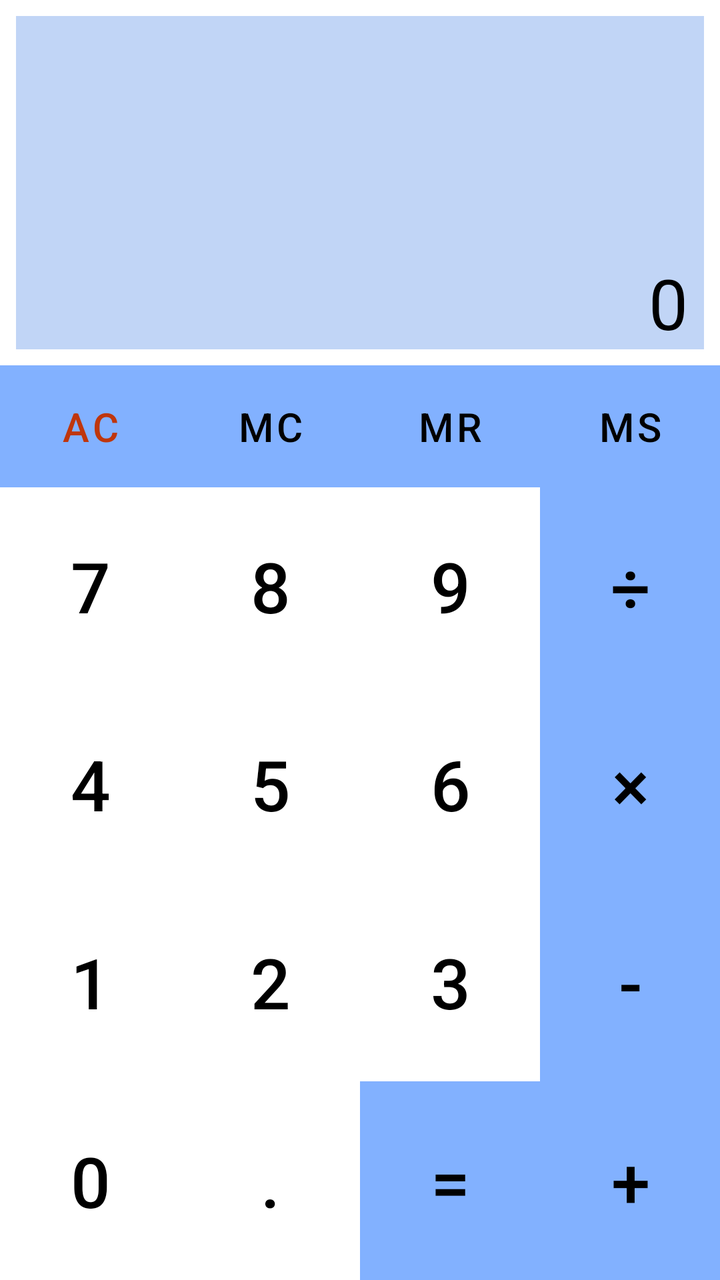
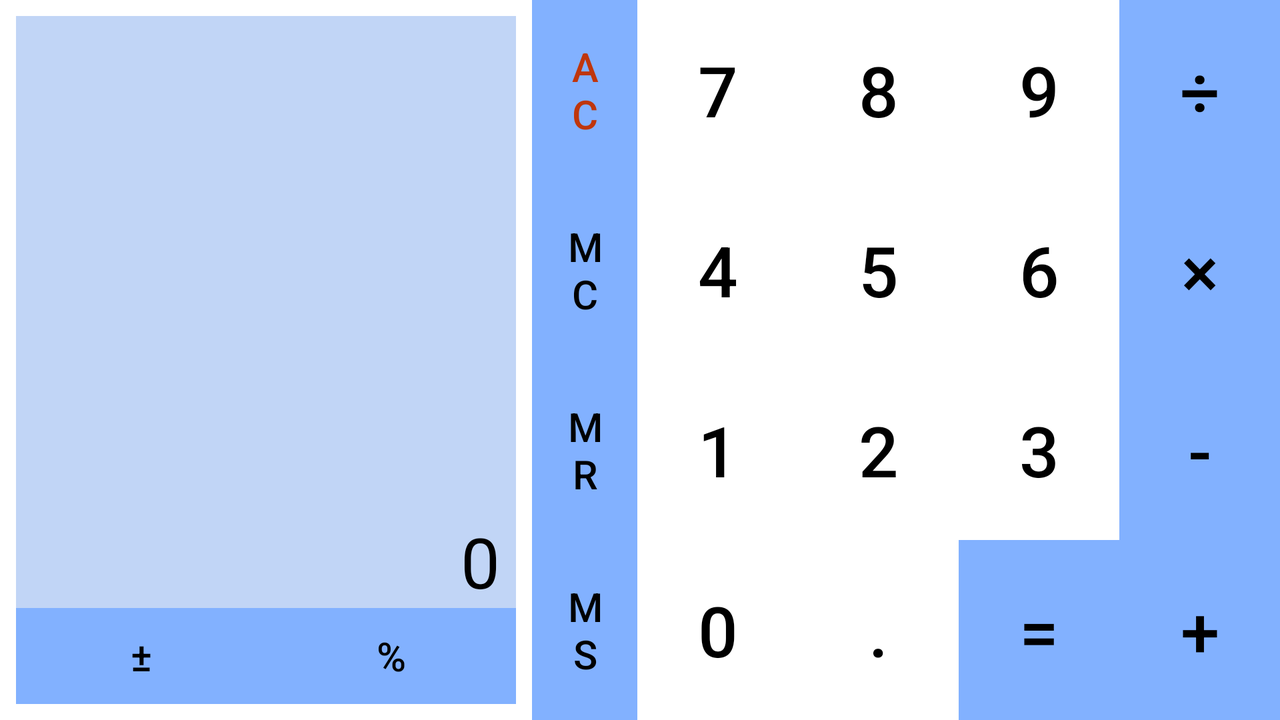

One screen, two layout resources from the same app: the default and the repository's alternative for another configuration. Each is rendered where Android would select it; the XML of both is given below.
<!-- AndroidManifest.xml: application theme Theme.Calc -->
<!-- res/layout/activity_main.xml -->
<?xml version="1.0" encoding="utf-8"?>
<TableLayout xmlns:android="http://schemas.android.com/apk/res/android"
    xmlns:app="http://schemas.android.com/apk/res-auto"
    xmlns:tools="http://schemas.android.com/tools"
    android:layout_width="match_parent"
    android:layout_height="match_parent"
    android:stretchColumns="*"
    tools:context=".MainActivity">

    <TableRow>

        <TableLayout
            android:layout_width="match_parent"
            android:layout_height="wrap_content"
            android:layout_margin="@dimen/standard_margin_padding"
            android:layout_span="4"
            android:background="@color/screen_color">

            <TableRow>

                <com.google.android.material.textview.MaterialTextView
                    android:id="@+id/text_field_memory"
                    android:layout_height="match_parent"
                    android:gravity="top"
                    android:textColor="@color/black"
                    android:textSize="@dimen/text_size_memory" />

                <com.google.android.material.textview.MaterialTextView
                    android:id="@+id/text_field_history"
                    android:layout_height="@dimen/screen_height_portrait"
                    android:layout_weight="1"
                    android:gravity="bottom|end"
                    android:paddingStart="@dimen/standard_margin_padding"
                    android:paddingEnd="@dimen/standard_margin_padding"
                    android:textColor="@color/black"
                    android:textSize="@dimen/text_size_history" />
            </TableRow>

            <TableRow>

                <com.google.android.material.textview.MaterialTextView
                    android:id="@+id/text_field_input"
                    android:layout_height="wrap_content"
                    android:layout_weight="1"
                    android:gravity="end"
                    android:inputType="numberDecimal|numberSigned"
                    android:paddingStart="@dimen/standard_margin_padding"
                    android:paddingEnd="@dimen/standard_margin_padding"
                    android:text="@string/calc_screen_init_value"
                    android:textColor="@color/black"
                    android:textSize="@dimen/text_size_input" />
            </TableRow>
        </TableLayout>


    </TableRow>

    <TableRow android:layout_weight="0.3">

        <com.google.android.material.button.MaterialButton
            android:id="@+id/key_AC"
            style="@style/my_button_operation.small_button"
            android:text="@string/key_AC"
            android:textColor="@color/text_color_AC_button" />

        <com.google.android.material.button.MaterialButton
            android:id="@+id/key_MC"
            style="@style/my_button_operation.small_button"
            android:text="@string/key_MC" />

        <com.google.android.material.button.MaterialButton
            android:id="@+id/key_MR"
            style="@style/my_button_operation.small_button"
            android:text="@string/key_MR" />

        <com.google.android.material.button.MaterialButton
            android:id="@+id/key_MS"
            style="@style/my_button_operation.small_button"
            android:text="@string/key_MS" />
    </TableRow>

    <TableRow android:layout_weight="1">

        <com.google.android.material.button.MaterialButton
            android:id="@+id/key_7"
            style="@style/my_button"
            android:text="@string/key_7" />

        <com.google.android.material.button.MaterialButton
            android:id="@+id/key_8"
            style="@style/my_button"
            android:text="@string/key_8" />

        <com.google.android.material.button.MaterialButton
            android:id="@+id/key_9"
            style="@style/my_button"
            android:text="@string/key_9" />

        <com.google.android.material.button.MaterialButton
            android:id="@+id/key_divide"
            style="@style/my_button_operation"
            android:text="@string/key_divide" />
    </TableRow>

    <TableRow android:layout_weight="1">

        <com.google.android.material.button.MaterialButton
            android:id="@+id/key_4"
            style="@style/my_button"
            android:text="@string/key_4" />

        <com.google.android.material.button.MaterialButton
            android:id="@+id/key_5"
            style="@style/my_button"
            android:text="@string/key_5" />

        <com.google.android.material.button.MaterialButton
            android:id="@+id/key_6"
            style="@style/my_button"
            android:text="@string/key_6" />

        <com.google.android.material.button.MaterialButton
            android:id="@+id/key_production"
            style="@style/my_button_operation"
            android:text="@string/key_production" />
    </TableRow>

    <TableRow android:layout_weight="1">

        <com.google.android.material.button.MaterialButton
            android:id="@+id/key_1"
            style="@style/my_button"
            android:text="@string/key_1" />

        <com.google.android.material.button.MaterialButton
            android:id="@+id/key_2"
            style="@style/my_button"
            android:text="@string/key_2" />

        <com.google.android.material.button.MaterialButton
            android:id="@+id/key_3"
            style="@style/my_button"
            android:text="@string/key_3" />

        <com.google.android.material.button.MaterialButton
            android:id="@+id/key_minus"
            style="@style/my_button_operation"
            android:text="@string/key_minus" />
    </TableRow>

    <TableRow android:layout_weight="1">

        <com.google.android.material.button.MaterialButton
            android:id="@+id/key_0"
            style="@style/my_button"
            android:text="@string/key_0" />

        <com.google.android.material.button.MaterialButton
            android:id="@+id/key_dot"
            style="@style/my_button"
            android:text="@string/key_dot" />

        <com.google.android.material.button.MaterialButton
            android:id="@+id/key_equal"
            style="@style/my_button_operation"
            android:text="@string/key_equal" />

        <com.google.android.material.button.MaterialButton
            android:id="@+id/key_plus"
            style="@style/my_button_operation"
            android:text="@string/key_plus" />
    </TableRow>

</TableLayout>
<!-- resources referenced by this layout -->
<resources>
  <color name="black">#FF000000</color>
  <color name="screen_color">#C1D5F6</color>
  <color name="text_color_AC_button">#BF360C</color>
  <dimen name="screen_height_portrait">120dp</dimen>
  <dimen name="standard_margin_padding">8dp</dimen>
  <dimen name="text_size_history">20dp</dimen>
  <dimen name="text_size_input">35dp</dimen>
  <dimen name="text_size_memory">16dp</dimen>
  <string name="calc_screen_init_value">0</string>
  <string name="key_0">0</string>
  <string name="key_1">1</string>
  <string name="key_2">2</string>
  <string name="key_3">3</string>
  <string name="key_4">4</string>
  <string name="key_5">5</string>
  <string name="key_6">6</string>
  <string name="key_7">7</string>
  <string name="key_8">8</string>
  <string name="key_9">9</string>
  <string name="key_AC">AC</string>
  <string name="key_MC">MC</string>
  <string name="key_MR">MR</string>
  <string name="key_MS">MS</string>
  <string name="key_divide">÷</string>
  <string name="key_dot">.</string>
  <string name="key_equal">=</string>
  <string name="key_minus">-</string>
  <string name="key_plus">+</string>
  <string name="key_production">×</string>
  <style name="my_button" parent="Widget.MaterialComponents.Button">
          <item name="cornerRadius">0dp</item>
          <item name="android:insetTop">0dp</item>
          <item name="android:insetBottom">0dp</item>
          <item name="android:layout_weight">1</item>
          <item name="android:layout_height">match_parent</item>
          <item name="backgroundTint">@color/white</item>
          <item name="rippleColor">#82B1FF</item>
          <item name="android:textColor">@color/black</item>
          <item name="android:textSize">35sp</item>
          <item name="alpha">0.7</item>
      </style>
  <style name="my_button_operation" parent="my_button">
          <item name="backgroundTint">@color/service_button_color</item>
          <item name="rippleColor">@color/white</item>
      </style>
  <style name="my_button_operation.small_button">
          <item name="android:textSize">@dimen/text_size_small_button</item>
      </style>
  <style name="Theme.Calc" parent="Theme.MaterialComponents.DayNight.DarkActionBar">
          
          <item name="colorPrimary">@color/purple_500</item>
          <item name="colorPrimaryVariant">@color/purple_700</item>
          <item name="colorOnPrimary">@color/white</item>
          
          <item name="colorSecondary">@color/teal_200</item>
          <item name="colorSecondaryVariant">@color/teal_700</item>
          <item name="colorOnSecondary">@color/black</item>
          
          <item name="android:statusBarColor" tools:targetApi="l">?attr/colorPrimaryVariant</item>
          
      </style>
  <color name="white">#FFFFFFFF</color>
  <color name="service_button_color">#82B1FF</color>
  <dimen name="text_size_small_button">20dp</dimen>
  <color name="purple_500">#FF6200EE</color>
  <color name="purple_700">#FF3700B3</color>
  <color name="teal_200">#FF03DAC5</color>
  <color name="teal_700">#FF018786</color>
</resources>
<!-- res/layout-land/activity_main.xml (the repository's variant of the layout above) -->
<!-- drawn on the phone turned sideways -->
<?xml version="1.0" encoding="utf-8"?>
<LinearLayout xmlns:android="http://schemas.android.com/apk/res/android"
    xmlns:app="http://schemas.android.com/apk/res-auto"
    android:layout_width="match_parent"
    android:layout_height="match_parent"
    android:orientation="horizontal">

    <TableLayout
        android:layout_width="@dimen/screen_width_land"
        android:layout_height="match_parent"
        android:layout_margin="@dimen/standard_margin_padding"
        android:background="@color/screen_color"
        android:stretchColumns="*">

        <TableRow>

            <com.google.android.material.textview.MaterialTextView
                android:id="@+id/text_field_memory"
                android:layout_height="match_parent"
                android:gravity="top"
                android:textColor="@color/black"
                android:textSize="@dimen/text_size_memory" />

        </TableRow>

        <TableRow android:layout_weight="1">

            <com.google.android.material.textview.MaterialTextView
                android:id="@+id/text_field_history"
                android:layout_height="match_parent"
                android:layout_span="3"
                android:layout_weight="1"
                android:gravity="bottom|end"
                android:paddingStart="@dimen/standard_margin_padding"
                android:paddingEnd="@dimen/standard_margin_padding"
                android:textColor="@color/black"
                android:textSize="@dimen/text_size_history" />

        </TableRow>

        <TableRow>

            <com.google.android.material.textview.MaterialTextView
                android:id="@+id/text_field_input"
                android:layout_height="match_parent"
                android:layout_weight="1"
                android:gravity="end"
                android:inputType="numberDecimal|numberSigned"
                android:paddingStart="@dimen/standard_margin_padding"
                android:paddingEnd="@dimen/standard_margin_padding"
                android:text="@string/calc_screen_init_value"
                android:textColor="@color/black"
                android:textSize="@dimen/text_size_input" />

        </TableRow>

        <TableRow>

            <com.google.android.material.button.MaterialButton
                android:id="@+id/key_plus_minus"
                style="@style/my_button_operation.small_button"
                android:text="@string/key_plus_minus" />

            <com.google.android.material.button.MaterialButton
                android:id="@+id/key_percent"
                style="@style/my_button_operation.small_button"
                android:text="@string/key_percent" />

        </TableRow>

    </TableLayout>

    <TableLayout
        android:layout_width="match_parent"
        android:layout_height="match_parent">

        <TableRow android:layout_weight="1">

            <com.google.android.material.button.MaterialButton
                android:id="@+id/key_AC"
                style="@style/my_button_operation.small_button_land"
                android:text="@string/key_AC"
                android:textColor="@color/text_color_AC_button" />

            <com.google.android.material.button.MaterialButton
                android:id="@+id/key_7"
                style="@style/my_button"
                android:text="@string/key_7" />

            <com.google.android.material.button.MaterialButton
                android:id="@+id/key_8"
                style="@style/my_button"
                android:text="@string/key_8" />

            <com.google.android.material.button.MaterialButton
                android:id="@+id/key_9"
                style="@style/my_button"
                android:text="@string/key_9" />

            <com.google.android.material.button.MaterialButton
                android:id="@+id/key_divide"
                style="@style/my_button_operation"
                android:text="@string/key_divide" />
        </TableRow>

        <TableRow android:layout_weight="1">

            <com.google.android.material.button.MaterialButton
                android:id="@+id/key_MC"
                style="@style/my_button_operation.small_button_land"
                android:text="@string/key_MC" />

            <com.google.android.material.button.MaterialButton
                android:id="@+id/key_4"
                style="@style/my_button"
                android:text="@string/key_4" />

            <com.google.android.material.button.MaterialButton
                android:id="@+id/key_5"
                style="@style/my_button"
                android:text="@string/key_5" />

            <com.google.android.material.button.MaterialButton
                android:id="@+id/key_6"
                style="@style/my_button"
                android:text="@string/key_6" />

            <com.google.android.material.button.MaterialButton
                android:id="@+id/key_production"
                style="@style/my_button_operation"
                android:text="@string/key_production" />
        </TableRow>

        <TableRow android:layout_weight="1">

            <com.google.android.material.button.MaterialButton
                android:id="@+id/key_MR"
                style="@style/my_button_operation.small_button_land"
                android:text="@string/key_MR" />

            <com.google.android.material.button.MaterialButton
                android:id="@+id/key_1"
                style="@style/my_button"
                android:text="@string/key_1" />

            <com.google.android.material.button.MaterialButton
                android:id="@+id/key_2"
                style="@style/my_button"
                android:text="@string/key_2" />

            <com.google.android.material.button.MaterialButton
                android:id="@+id/key_3"
                style="@style/my_button"
                android:text="@string/key_3" />

            <com.google.android.material.button.MaterialButton
                android:id="@+id/key_minus"
                style="@style/my_button_operation"
                android:text="@string/key_minus" />
        </TableRow>

        <TableRow android:layout_weight="1">

            <com.google.android.material.button.MaterialButton
                android:id="@+id/key_MS"
                style="@style/my_button_operation.small_button_land"
                android:text="@string/key_MS" />

            <com.google.android.material.button.MaterialButton
                android:id="@+id/key_0"
                style="@style/my_button"
                android:text="@string/key_0" />

            <com.google.android.material.button.MaterialButton
                android:id="@+id/key_dot"
                style="@style/my_button"
                android:text="@string/key_dot" />

            <com.google.android.material.button.MaterialButton
                android:id="@+id/key_equal"
                style="@style/my_button_operation"
                android:text="@string/key_equal" />

            <com.google.android.material.button.MaterialButton
                android:id="@+id/key_plus"
                style="@style/my_button_operation"
                android:text="@string/key_plus" />
        </TableRow>

    </TableLayout>
</LinearLayout>
<!-- resources referenced by the variant -->
<!-- as the phone turned sideways resolves them -->
<resources>
  <color name="black">#FF000000</color>
  <color name="screen_color">#C1D5F6</color>
  <color name="text_color_AC_button">#BF360C</color>
  <dimen name="screen_width_land">250dp</dimen>
  <dimen name="standard_margin_padding">8dp</dimen>
  <dimen name="text_size_history">20dp</dimen>
  <dimen name="text_size_input">35dp</dimen>
  <dimen name="text_size_memory">16dp</dimen>
  <string name="calc_screen_init_value">0</string>
  <string name="key_0">0</string>
  <string name="key_1">1</string>
  <string name="key_2">2</string>
  <string name="key_3">3</string>
  <string name="key_4">4</string>
  <string name="key_5">5</string>
  <string name="key_6">6</string>
  <string name="key_7">7</string>
  <string name="key_8">8</string>
  <string name="key_9">9</string>
  <string name="key_AC">AC</string>
  <string name="key_MC">MC</string>
  <string name="key_MR">MR</string>
  <string name="key_MS">MS</string>
  <string name="key_divide">÷</string>
  <string name="key_dot">.</string>
  <string name="key_equal">=</string>
  <string name="key_minus">-</string>
  <string name="key_percent">%</string>
  <string name="key_plus">+</string>
  <string name="key_plus_minus">±</string>
  <string name="key_production">×</string>
  <style name="my_button" parent="Widget.MaterialComponents.Button">
          <item name="cornerRadius">0dp</item>
          <item name="android:insetTop">0dp</item>
          <item name="android:insetBottom">0dp</item>
          <item name="android:layout_weight">1</item>
          <item name="android:layout_height">match_parent</item>
          <item name="backgroundTint">@color/white</item>
          <item name="rippleColor">#82B1FF</item>
          <item name="android:textColor">@color/black</item>
          <item name="android:textSize">35sp</item>
          <item name="alpha">0.7</item>
      </style>
  <style name="my_button_operation" parent="my_button">
          <item name="backgroundTint">@color/service_button_color</item>
          <item name="rippleColor">@color/white</item>
      </style>
  <style name="my_button_operation.small_button">
          <item name="android:textSize">@dimen/text_size_small_button</item>
      </style>
  <style name="my_button_operation.small_button_land">
          <item name="android:layout_width">@dimen/small_button_size_land</item>
          <item name="android:textSize">@dimen/text_size_small_button</item>
      </style>
  <style name="Theme.Calc" parent="Theme.MaterialComponents.DayNight.DarkActionBar">
          
          <item name="colorPrimary">@color/purple_500</item>
          <item name="colorPrimaryVariant">@color/purple_700</item>
          <item name="colorOnPrimary">@color/white</item>
          
          <item name="colorSecondary">@color/teal_200</item>
          <item name="colorSecondaryVariant">@color/teal_700</item>
          <item name="colorOnSecondary">@color/black</item>
          
          <item name="android:statusBarColor" tools:targetApi="l">?attr/colorPrimaryVariant</item>
          
      </style>
  <color name="white">#FFFFFFFF</color>
  <color name="service_button_color">#82B1FF</color>
  <dimen name="text_size_small_button">20dp</dimen>
  <dimen name="small_button_size_land">60dp</dimen>
  <color name="purple_500">#FF6200EE</color>
  <color name="purple_700">#FF3700B3</color>
  <color name="teal_200">#FF03DAC5</color>
  <color name="teal_700">#FF018786</color>
</resources>
